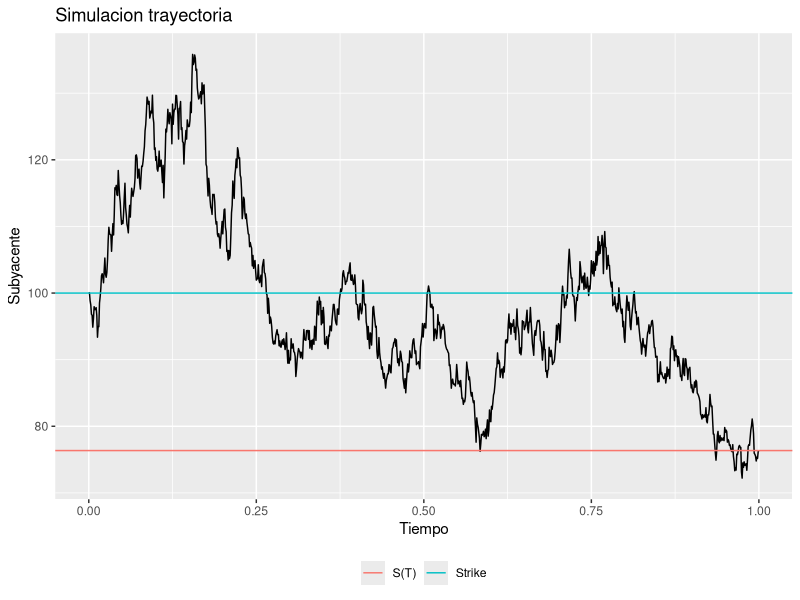
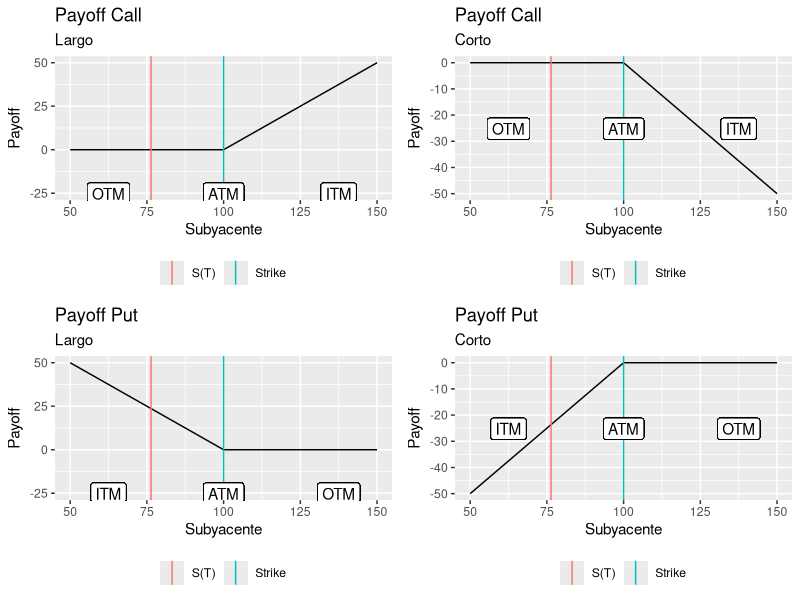
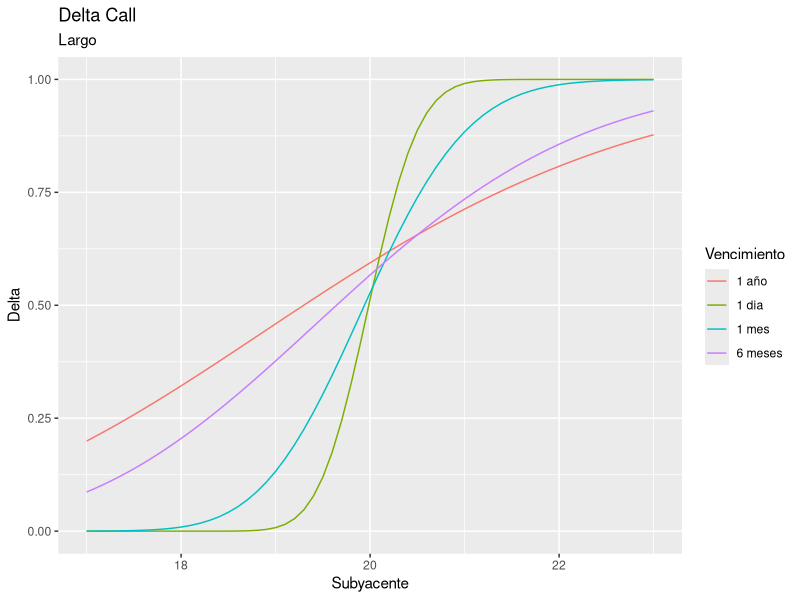
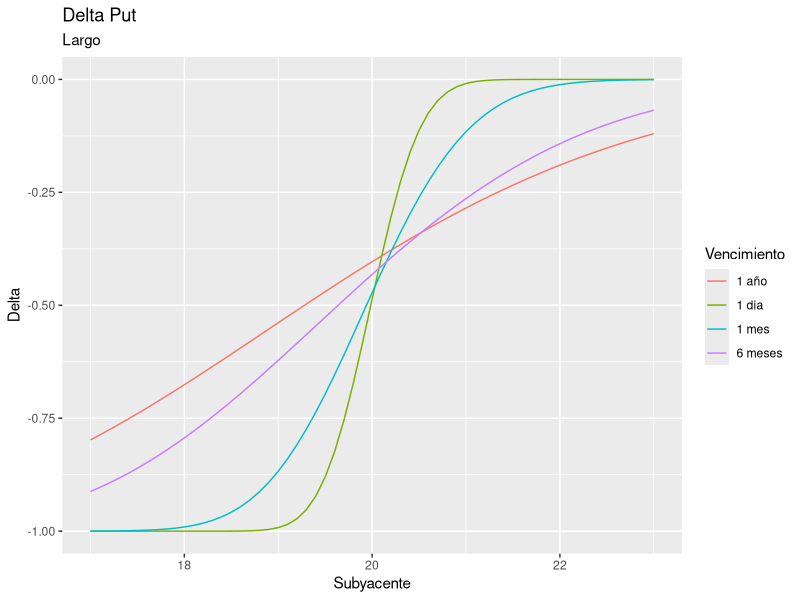
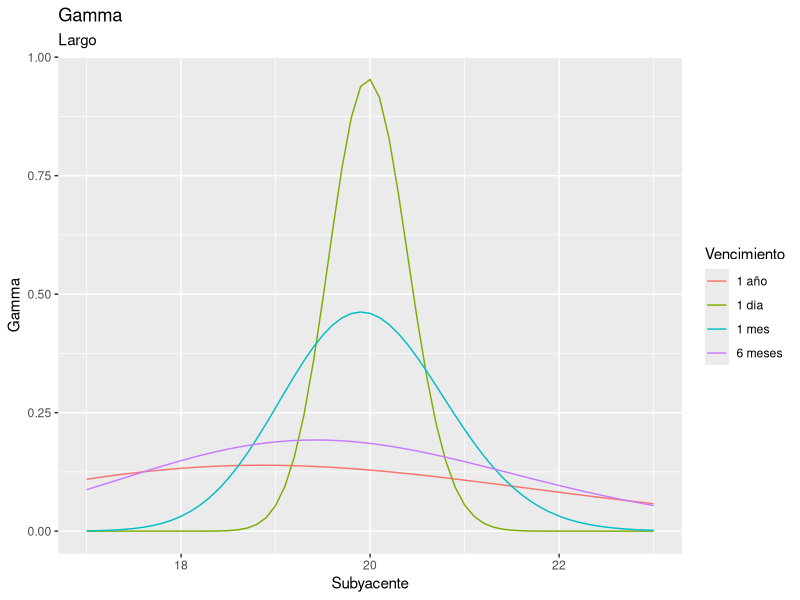
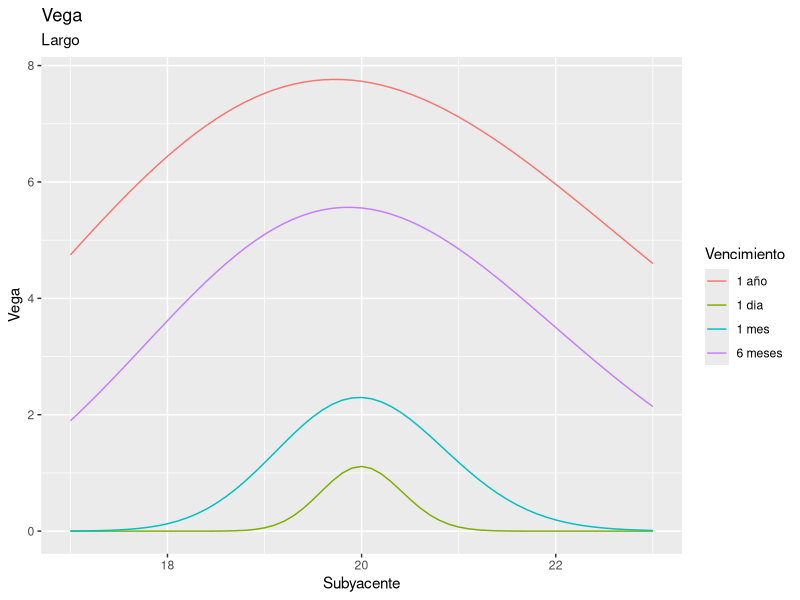
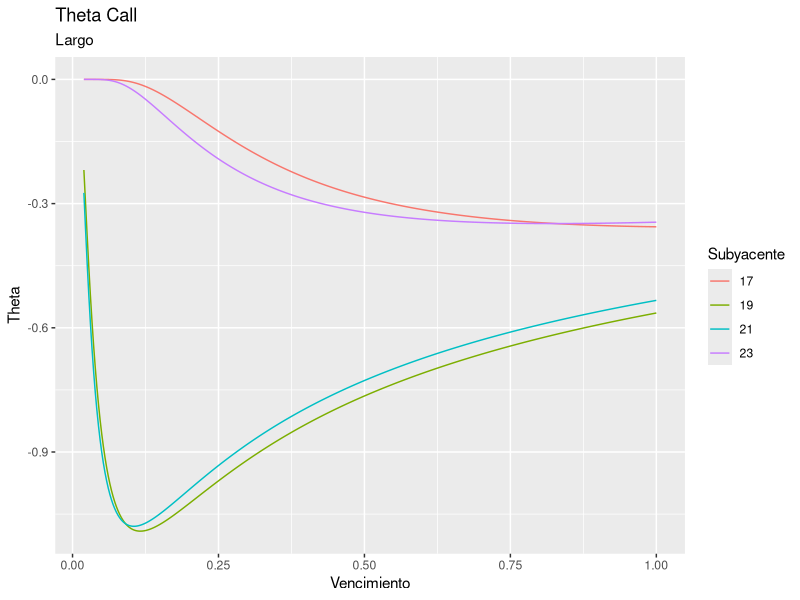
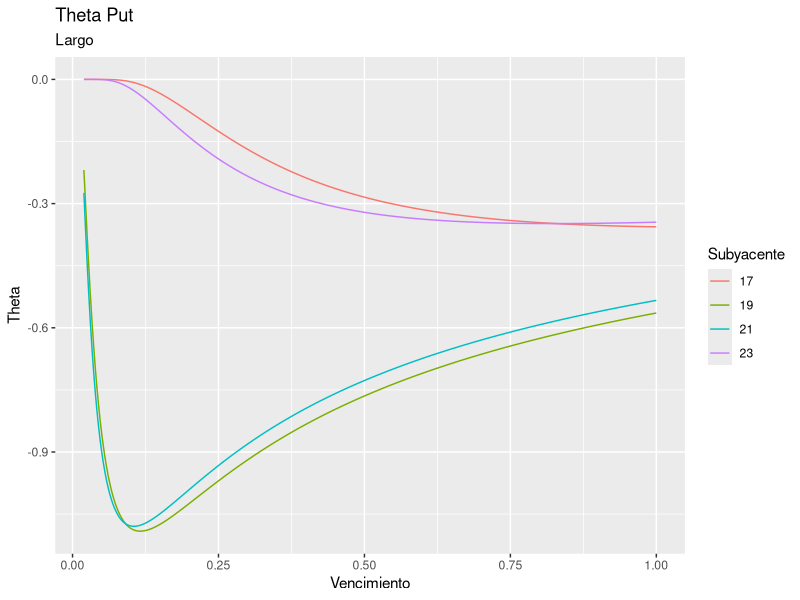

Here is the R script that generated these plots, in order:
## ---- chunk 1
knitr::opts_chunk$set(comment = NA,warning = FALSE,echo=FALSE)
## ---- chunk 2
###### Paqueterias y Funciones
library(ggplot2)
library(tidyr)
library(dplyr)
library(ggpubr)

brown_geom <- function(n,s0,mu,sigma){
  z <- rnorm(n)
  z <- 1/sqrt(n)*z
  w <- c(0,cumsum(z))
  t <- seq(0,1,by=1/n)
  s <- s0*exp(mu*t+sigma*w)
  return(s)
}

Delta <- function(S,K,tau,r,q,sigma,tipo){
  d1 <- (log(S/K)+(r-q-.5*sigma^2)*tau)/(sigma*sqrt(tau))
  N1 <- tipo*exp(-q*tau)*pnorm(tipo*d1)
  return(N1)
}

Gamma <- function(S,K,tau,r,q,sigma){
  d1 <- (log(S/K)+(r-q-.5*sigma^2)*tau)/(sigma*sqrt(tau))
  griega <- exp(-q*tau)*dnorm(d1)/(S*sigma*sqrt(tau))
  return(griega)
}

Vega <- function(S,K,tau,r,q,sigma){
  d1 <- (log(S/K)+(r-q-.5*sigma^2)*tau)/(sigma*sqrt(tau))
  griega <- S*exp(-q*tau)*dnorm(d1)*sqrt(tau)
  return(griega)
}

Theta <- function(S,K,tau,r,q,sigma,tipo){
  d1 <- (log(S/K)+(r-q-.5*sigma^2)*tau)/(sigma*sqrt(tau))
  d2 <- d1-sigma*sqrt(tau)
  griega <- -.5*exp(-q*tau)*S*dnorm(d1)*sigma/sqrt(tau)
            -tipo*r*K*exp(-r*tau)*pnorm(tipo*d2)
            +tipo*q*S*exp(-q*tau)*pnorm(tipo*d1)
  return(griega)
}

## ---- chunk 3
######## Simulacion Trayectoria ########
n <- 1000
t <- seq(0,1,1/n)
s0 <- 100
mu <- -.05
sigma <- .5
k <- 100
set.seed(456789)

Simulacion <- data.frame(Tiempo=t,Subyacente=brown_geom(n,s0,mu,sigma))
S <- Simulacion$Subyacente[nrow(Simulacion)]
ggplot(Simulacion,aes(x=Tiempo,y=Subyacente)) +
  geom_line() +
  labs(title="Simulacion trayectoria") +
  geom_hline(aes(yintercept = k,color="Strike")) +
  geom_hline(aes(yintercept = S,color="S(T)")) +
  theme(legend.title = element_blank(),legend.position = "bottom")

## ---- chunk 4
######## Payoffs Opciones Vanilla ########

s <- c(k-1:round(k/2),k,k+1:round(k/2))

# Call largo
X <- pmax(s-k,0)
Grafica <- data.frame(Subyacente=s,Payoff=X)
p1 <- ggplot(Grafica,aes(x=Subyacente,y=Payoff)) +
  geom_line() +
  labs(title="Payoff Call",subtitle = "Largo") +
  geom_vline(aes(xintercept = k,color="Strike")) +
  geom_vline(aes(xintercept = S,color="S(T)")) +
  geom_label(aes(x = k, y = mean(X)*2, label = "ATM")) +
  geom_label(aes(x = max(s)-(max(s)-k)/4, y = mean(X)*2, label = "ITM")) +
  geom_label(aes(x = min(s)+(k-min(s))/4, y = mean(X)*2, label = "OTM")) +
  theme(legend.title = element_blank(),legend.position = "bottom")

# Call corto
X <- -pmax(s-k,0)
Grafica <- data.frame(Subyacente=s,Payoff=X)
p2 <- ggplot(Grafica,aes(x=Subyacente,y=Payoff)) +
  geom_line() +
  labs(title="Payoff Call",subtitle = "Corto") +
  geom_vline(aes(xintercept = k,color="Strike")) +
  geom_vline(aes(xintercept = S,color="S(T)")) +
  geom_label(aes(x = k, y = mean(X)*2, label = "ATM")) +
  geom_label(aes(x = max(s)-(max(s)-k)/4, y = mean(X)*2, label = "ITM")) +
  geom_label(aes(x = min(s)+(k-min(s))/4, y = mean(X)*2, label = "OTM")) +
  theme(legend.title = element_blank(),legend.position = "bottom")

# Put largo
X <- pmax(k-s,0)
Grafica <- data.frame(Subyacente=s,Payoff=X)
p3 <- ggplot(Grafica,aes(x=Subyacente,y=Payoff)) +
  geom_line() +
  labs(title="Payoff Put",subtitle = "Largo") +
  geom_vline(aes(xintercept = k,color="Strike")) +
  geom_vline(aes(xintercept = S,color="S(T)")) +
  geom_label(aes(x = k, y = mean(X)*2, label = "ATM")) +
  geom_label(aes(x = max(s)-(max(s)-k)/4, y = mean(X)*2, label = "OTM")) +
  geom_label(aes(x = min(s)+(k-min(s))/4, y = mean(X)*2, label = "ITM")) +
  theme(legend.title = element_blank(),legend.position = "bottom")

# Put corto
X <- -pmax(k-s,0)
Grafica <- data.frame(Subyacente=s,Payoff=X)
p4 <- ggplot(Grafica,aes(x=Subyacente,y=Payoff)) +
  geom_line() +
  labs(title="Payoff Put",subtitle = "Corto") +
  geom_vline(aes(xintercept = k,color="Strike")) +
  geom_vline(aes(xintercept = S,color="S(T)")) +
  geom_label(aes(x = k, y = mean(X)*2, label = "ATM")) +
  geom_label(aes(x = max(s)-(max(s)-k)/4, y = mean(X)*2, label = "OTM")) +
  geom_label(aes(x = min(s)+(k-min(s))/4, y = mean(X)*2, label = "ITM")) +
  theme(legend.title = element_blank(),legend.position = "bottom")

ggarrange(p1,p2,p3,p4,ncol = 2,nrow = 2)
## ---- chunk 5
######## Griegas ########

r <- .05
q <- .0025
sigma <- .15
K <- 20
S <- seq(17,23,.1)
tau <- c(7,30,180,360)/360

tau_aux <- data.frame(Tau=tau,
                      Vencimiento=c("1 dia","1 mes","6 meses","1 año"))

## ---- chunk 6
# Delta
tipo <- 1
Grafica <- data.frame(S=rep(S,length(tau)),Tau=rep(tau,each=length(S)))
Grafica[,"Delta"] <- mapply(Delta,Grafica$S,K,Grafica$Tau,r,q,sigma,tipo)
Grafica <- left_join(Grafica,tau_aux,by = "Tau")
Grafica$Tau <- NULL
ggplot(Grafica,aes(x=S,y=Delta,color=Vencimiento)) +
  geom_line() +
  labs(title="Delta Call",subtitle = "Largo",x="Subyacente")

tipo <- -1
Grafica <- data.frame(S=rep(S,length(tau)),Tau=rep(tau,each=length(S)))
Grafica[,"Delta"] <- mapply(Delta,Grafica$S,K,Grafica$Tau,r,q,sigma,tipo)
Grafica <- left_join(Grafica,tau_aux,by = "Tau")
Grafica$Tau <- NULL
ggplot(Grafica,aes(x=S,y=Delta,color=Vencimiento)) +
  geom_line() +
  labs(title="Delta Put",subtitle = "Largo",x="Subyacente")

## ---- chunk 7
# Gamma
tipo <- 1
Grafica <- data.frame(S=rep(S,length(tau)),Tau=rep(tau,each=length(S)))
Grafica[,"Gamma"] <- mapply(Gamma,Grafica$S,K,Grafica$Tau,r,q,sigma)
Grafica <- left_join(Grafica,tau_aux,by = "Tau")
Grafica$Tau <- NULL
ggplot(Grafica,aes(x=S,y=Gamma,color=Vencimiento)) +
  geom_line() +
  labs(title="Gamma",subtitle = "Largo",x="Subyacente")

## ---- chunk 8
# Vega
tipo <- 1
Grafica <- data.frame(S=rep(S,length(tau)),Tau=rep(tau,each=length(S)))
Grafica[,"Vega"] <- mapply(Vega,Grafica$S,K,Grafica$Tau,r,q,sigma)
Grafica <- left_join(Grafica,tau_aux,by = "Tau")
Grafica$Tau <- NULL
ggplot(Grafica,aes(x=S,y=Vega,color=Vencimiento)) +
  geom_line() +
  labs(title="Vega",subtitle = "Largo",x="Subyacente")

## ---- chunk 9
# Theta
S <- c(17,19,21,23)
tau <- seq(7,360)/360

tipo <- 1
Grafica <- data.frame(S=rep(S,length(tau)),Tau=rep(tau,each=length(S)))
Grafica[,"Theta"] <- mapply(Theta,Grafica$S,K,Grafica$Tau,r,q,sigma,tipo)
Grafica$S <- factor(Grafica$S)
ggplot(Grafica,aes(x=Tau,y=Theta,color=S)) +
  geom_line() +
  labs(title="Theta Call",subtitle = "Largo",color="Subyacente",x="Vencimiento")

tipo <- -1
Grafica <- data.frame(S=rep(S,length(tau)),Tau=rep(tau,each=length(S)))
Grafica[,"Theta"] <- mapply(Theta,Grafica$S,K,Grafica$Tau,r,q,sigma,tipo)
Grafica$S <- factor(Grafica$S)
ggplot(Grafica,aes(x=Tau,y=Theta,color=S)) +
  geom_line() +
  labs(title="Theta Put",subtitle = "Largo",color="Subyacente",x="Vencimiento")

